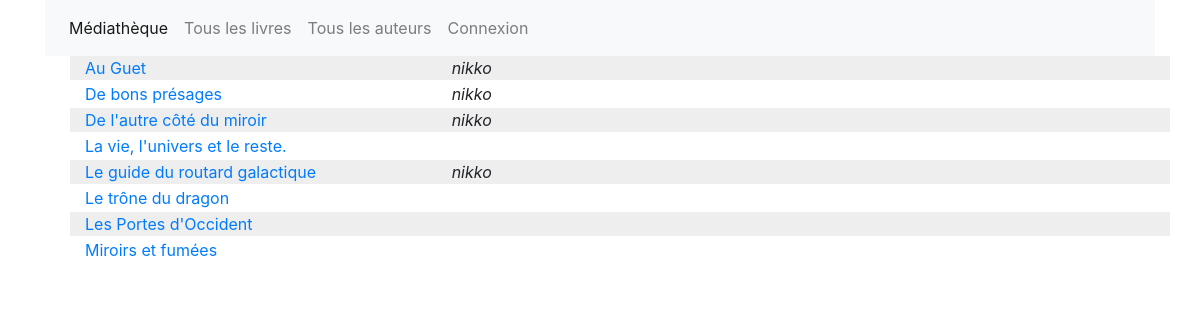
Before: / with the older database file.
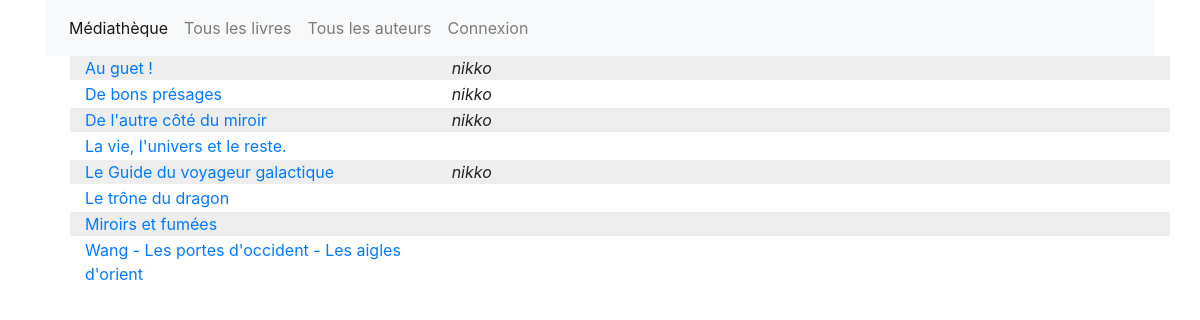
After: the same page with the newer database file.
### tables this page shows
CREATE TABLE IF NOT EXISTS `livre` (
  `id` int(11) NOT NULL AUTO_INCREMENT,
  `utilisateur_id` int(11) DEFAULT NULL,
  `titre` varchar(255) DEFAULT NULL,
  `date` datetime DEFAULT NULL,
  `resume` text,
  PRIMARY KEY (`id`)
);

CREATE TABLE IF NOT EXISTS `utilisateur` (
  `id` int(11) NOT NULL AUTO_INCREMENT,
  `nom` varchar(255) DEFAULT NULL,
  `prenom` varchar(255) DEFAULT NULL,
  `pseudo` varchar(255) DEFAULT NULL,
  `email` varchar(255) DEFAULT NULL,
  `motdepasse` varchar(255) DEFAULT NULL,
  PRIMARY KEY (`id`)
);

### functions/functions.php (the view, shortened to what this page needs)
<?php
function getBookList($env = "front"){
    $link = openConn();
    $sql = "SELECT
	            `l`.`id`, `l`.`titre`, `u`.`id` as `idUtilisateur`, `u`.`pseudo`
            FROM
	            `livre` `l` LEFT JOIN
	            `utilisateur` `u` ON `l`.`utilisateur_id` = `u`.`id` ORDER BY `l`.`titre`;";
    $result = mysqli_query($link, $sql);
    $nbRows = mysqli_num_rows($result);
    if($nbRows > 0){
        $i = 0;
        echo "<ul>";
        while($i < $nbRows){
            $row = mysqli_fetch_assoc($result);
            $bgList = ($i%2 == 0) ? " style=\"background-color:#eee; margin-bottom: 2px;\"" : "style=\"margin-bottom: 2px;\"";
            echo "<li class=\"row\"".$bgList.">";
            if($env == "front"){
                echo "<a href=\"index.php?action=livre&idLivre=". $row["id"] . "\" class=\"col-lg-4\">".
                    utf8_encode($row["titre"])."</a>";
                echo "<i class=\"col-lg-1\">".$row["pseudo"]."</i>";
            }
            echo "</li>";
            $i++;
        }
        echo "</ul>";
    }else{
        echo "0 résultat";
    }
}

### index.php (shortened to what this page needs)
<?php
include "functions/functions.php";
?>
<!doctype html>
<html>
    <head>
        <link rel="stylesheet" href="css/bootstrap.min.css">
    </head>
    <body class="container">
        <header>
            <?php include "includes/mediathequeMenu.php"; ?>
        </header>
        <section>
            <?php include "includes/mediathequeContenu.php"; ?>
        </section>
    </body>
</html>

### includes/mediathequeMenu.php (shortened to what this page needs)
<nav class="navbar navbar-expand-lg navbar-light bg-light">
    <div class="collapse navbar-collapse" id="navbarSupportedContent">
        <ul class="navbar-nav mr-auto">
            <li class="nav-item active">
                <a class="nav-link" href="index.php">Médiathèque <span class="sr-only">(current)</span></a>
            </li>
            <li class="nav-item">
                <a class="nav-link" href="index.php?action=list">Tous les livres</a>
            </li>
            <li class="nav-item">
                <a class="nav-link" href="index.php?action=authorList">Tous les auteurs</a>
            </li>
            <?php
            if(isset($_SESSION["accesAdmin"]) && $_SESSION["accesAdmin"]){
                ?>
                <li class="nav-item">
                        <a class="nav-link" href="back/index.php?security=on">Déconnexion</a>
                </li>
                <li class="nav-item">
                    <a class="nav-link" href="back/index.php">Admin</a>
                </li>
                <?php
            }else{
                ?>
                <li class="nav-item">
                        <a class="nav-link" href="back/index.php">Connexion</a>
                </li>
                <?php
            }
            ?>
        </ul>
    </div>
</nav>

### includes/mediathequeContenu.php (shortened to what this page needs)
<?php
$action = "";
if(!isset($_GET["action"])){
    $action = "list";
}else{
    $action = $_GET["action"];
}
switch($action) {
    case "list":
        getBookList();
        break;
}
?>

Changed rows visible on the page:
changed livre: titre "Au Guet" → "Au guet !"
changed livre: titre "Le guide du routard galactique" → "Le Guide du voyageur galactique"
changed livre "Miroirs et fumées": moves up the list
changed livre: titre "Les Portes d'Occident" → "Wang - Les portes d'occident - Les aigles d'orient"
